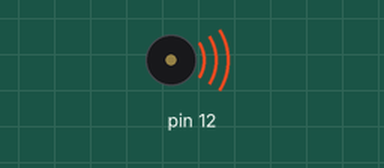
Simulated run of this sketch. Board: Arduino Uno, built with avr-gcc and run on an emulated ATmega328P. Shown: buzzer (waves = sounding).

Above: at 1.0 s.
Timing chart, 0 to 5.2 s (numbered marks = the images above):
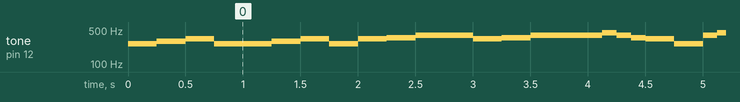

Measured:
- by itself, tone on pin 12: plays 262 Hz for 0.25 s, 294 Hz for 0.25 s, 330 Hz for 0.25 s, 262 Hz for 0.50 s, 294 Hz for 0.25 s, 330 Hz for 0.25 s … (439 notes in this stretch)

The sketch:

passiveBuzzer.lesson.1.ino
```cpp
#include <Arduino.h>
#include <Wire.h>
#include <SoftwareSerial.h>

void setup(){
    pinMode(12,OUTPUT);
}

void loop(){
    for(int i=0;i<2;++i)
    {
        tone(12,262,250); // write to buzzer
        delay(250);
        tone(12,294,250); // write to buzzer
        delay(250);
        tone(12,330,250); // write to buzzer
        delay(250);
        tone(12,262,250); // write to buzzer
        delay(250);
    }
    for(int i=0;i<2;++i)
    {
        tone(12,330,250); // write to buzzer
        delay(250);
        tone(12,349,250); // write to buzzer
        delay(250);
        tone(12,392,500); // write to buzzer
        delay(500);
    }
    for(int i=0;i<2;++i)
    {
        tone(12,392,125); // write to buzzer
        delay(125);
        tone(12,440,125); // write to buzzer
        delay(125);
        tone(12,392,125); // write to buzzer
        delay(125);
        tone(12,349,125); // write to buzzer
        delay(125);
        tone(12,330,250); // write to buzzer
        delay(250);
        tone(12,262,250); // write to buzzer
        delay(250);
    }
    for(int i=0;i<2;++i)
    {
        tone(12,262,250); // write to buzzer
        delay(250);
        tone(12,196,250); // write to buzzer
        delay(250);
        tone(12,262,500); // write to buzzer
        delay(500);
    }
}
```
